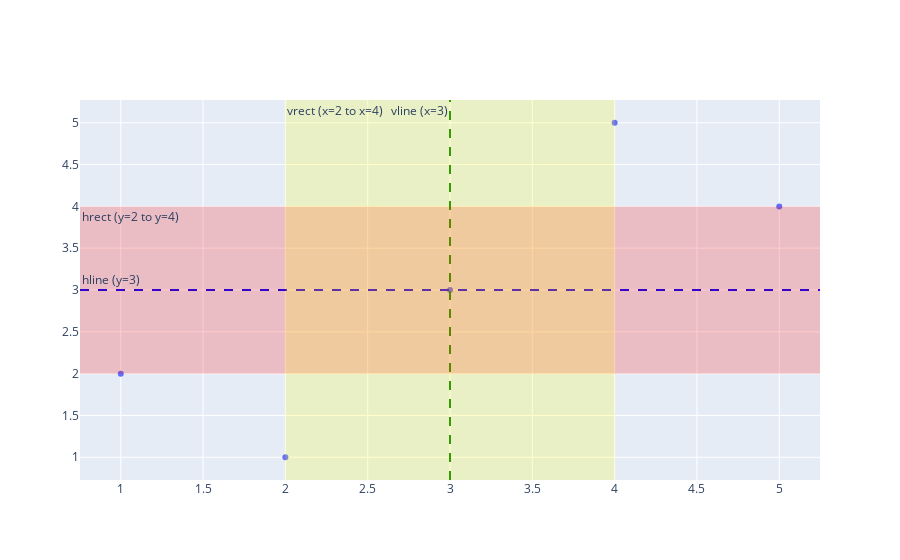

This figure's notebook cell:
### Markdown cell above
Sure! Let’s break down the differences between hline, hrect, vline, and vrect in Plotly, and I’ll provide some visuals to help illustrate these concepts.
1. hline (Horizontal Line)
Description: Adds a horizontal line across the plot at a specified y-coordinate.
Use Case: Marking a specific y-value, such as the mean or median of a dataset.
2. vline (Vertical Line)
Description: Adds a vertical line across the plot at a specified x-coordinate.
Use Case: Marking a specific x-value, such as the mean or median of a dataset.
3. hrect (Horizontal Rectangle)
Description: Adds a horizontal rectangle spanning a range of y-values between two specified y-coordinates.
Use Case: Highlighting a range of y-values, such as the interquartile range (IQR) or a range defined by standard deviations.
4. vrect (Vertical Rectangle)
Description: Adds a vertical rectangle spanning a range of x-values between two specified x-coordinates.
Use Case: Highlighting a range of x-values, such as the interquartile range (IQR) or a range defined by standard deviations.

### Code cell
import plotly.graph_objects as go

# Create a basic scatter plot
fig = go.Figure(data=go.Scatter(x=[1, 2, 3, 4, 5], y=[2, 1, 3, 5, 4], mode='markers'))

# Add a horizontal line at y=3
fig.add_hline(y=3, line=dict(color='blue', dash='dash'), annotation_text='hline (y=3)', annotation_position='top left')

# Add a vertical line at x=3
fig.add_vline(x=3, line=dict(color='green', dash='dash'), annotation_text='vline (x=3)', annotation_position='top left')

# Add a horizontal rectangle from y=2 to y=4
fig.add_hrect(y0=2, y1=4, fillcolor='red', opacity=0.2, line_width=0, annotation_text='hrect (y=2 to y=4)', annotation_position='top left')

# Add a vertical rectangle from x=2 to x=4
fig.add_vrect(x0=2, x1=4, fillcolor='yellow', opacity=0.2, line_width=0, annotation_text='vrect (x=2 to x=4)', annotation_position='top left')

fig.show()

### Figure 1 — Plotly figure (JSON) as saved in the notebook; plotly's stock layout.template omitted (floating-point values rounded to 4 significant figures)
{"data": [{"mode": "markers", "type": "scatter", "x": [1, 2, 3, 4, 5], "y": [2, 1, 3, 5, 4]}], "layout": {"annotations": [{"showarrow": false, "text": "hline (y=3)", "x": 0, "xanchor": "left", "xref": "x domain", "y": 3, "yanchor": "bottom", "yref": "y"}, {"showarrow": false, "text": "vline (x=3)", "x": 3, "xanchor": "right", "xref": "x", "y": 1, "yanchor": "top", "yref": "y domain"}, {"showarrow": false, "text": "hrect (y=2 to y=4)", "x": 0, "xanchor": "left", "xref": "x domain", "y": 4, "yanchor": "top", "yref": "y"}, {"showarrow": false, "text": "vrect (x=2 to x=4)", "x": 2, "xanchor": "left", "xref": "x", "y": 1, "yanchor": "top", "yref": "y domain"}], "shapes": [{"line": {"color": "blue", "dash": "dash"}, "type": "line", "x0": 0, "x1": 1, "xref": "x domain", "y0": 3, "y1": 3, "yref": "y"}, {"line": {"color": "green", "dash": "dash"}, "type": "line", "x0": 3, "x1": 3, "xref": "x", "y0": 0, "y1": 1, "yref": "y domain"}, {"fillcolor": "red", "line": {"width": 0}, "opacity": 0.2, "type": "rect", "x0": 0, "x1": 1, "xref": "x domain", "y0": 2, "y1": 4, "yref": "y"}, {"fillcolor": "yellow", "line": {"width": 0}, "opacity": 0.2, "type": "rect", "x0": 2, "x1": 4, "xref": "x", "y0": 0, "y1": 1, "yref": "y domain"}]}}
